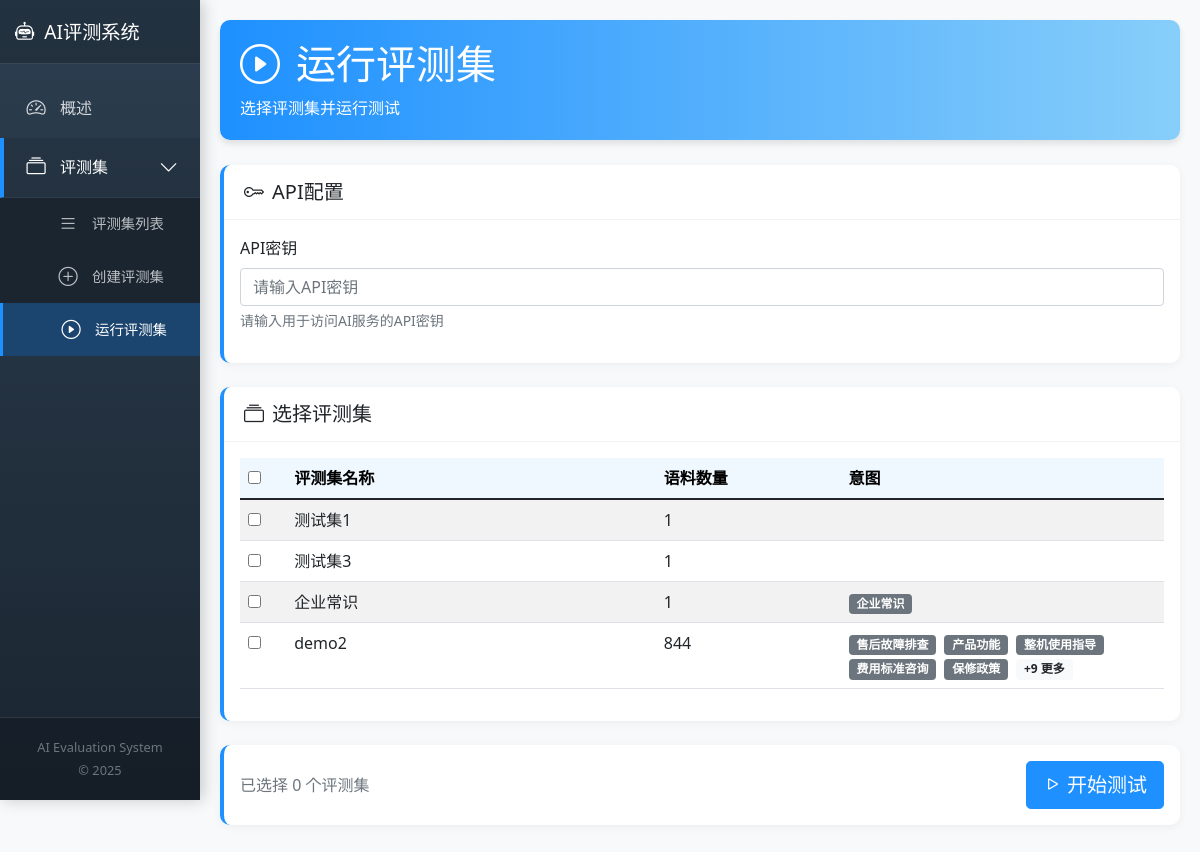
Screenshot of /datasets/run/ with the database file from the repository.
### myapp/models.py (models this page shows, shortened)
class EvaluationSet(models.Model):
    STATUS_CHOICES = [
        ('active','Active'),
        ('inactive','Inactive'),
    ]
    name = models.CharField(max_length=255, unique=True, verbose_name="评测集名称")
    description = models.TextField(blank=True, null=True, verbose_name="评测集描述")
    created_at = models.DateTimeField(auto_now_add=True, verbose_name="创建时间")
    status = models.CharField(max_length=10, choices=STATUS_CHOICES, default='active', verbose_name="状态")
    class Meta:
        db_table = 'evaluation_sets'
        verbose_name = "评测集"
        verbose_name_plural = "评测集"
    def get_corpora_count(self):
        return self.corpus_set.count()

### myapp/views/dataset.py (the view)
# urls.py: path('datasets/run/', run_dataset_page, name='run_dataset_page'),
def run_dataset_page(request):
    evaluation_sets = EvaluationSet.objects.filter(status='active')
    for eval_set in evaluation_sets:
        intents = Corpus.objects.filter(
            evaluation_set=eval_set
        ).exclude(
            intent__isnull=True
        ).exclude(
            intent__exact=''
        ).values_list('intent', flat=True)
        intent_counter = Counter(intents)
        eval_set.top_intents = [intent for intent, count in intent_counter.most_common(5)]
        eval_set.intent_count = len(intent_counter)
    return render(request, 'dataset/run.html', {'evaluation_sets': evaluation_sets})

### myapp/templates/dataset/run.html (shortened to what this page needs)
{% extends 'base.html' %}
{% block content %}
<div id="run-dataset-content">
    <div class="header">
        <h1><i class="bi bi-play-circle me-3"></i>运行评测集</h1>
        <p class="mb-0">选择评测集并运行测试</p>
    </div>
    <div class="card mb-4">
        <div class="card-header">
            <h5 class="mb-0"><i class="bi bi-key me-2"></i>API配置</h5>
        </div>
        <div class="card-body">
            <div class="mb-3">
                <label for="api_key" class="form-label">API密钥</label>
                <input type="password" class="form-control" id="api_key" name="api_key" placeholder="请输入API密钥" required>
                <div class="form-text">请输入用于访问AI服务的API密钥</div>
            </div>
        </div>
    </div>
    <div class="card mb-4">
        <div class="card-header">
            <h5 class="mb-0"><i class="bi bi-collection me-2"></i>选择评测集</h5>
        </div>
        <div class="card-body">
            {% if evaluation_sets %}
            <div class="table-responsive">
                <table class="table table-striped table-hover">
                    <thead class="table-light">
                        <tr>
                            <th style="width: 5%;">
                                <input type="checkbox" id="select-all-checkbox">
                            </th>
                            <th style="width: 40%;">评测集名称</th>
                            <th style="width: 20%;">语料数量</th>
                            <th style="width: 35%;">意图</th>
                        </tr>
                    </thead>
                    <tbody>
                        {% for eval_set in evaluation_sets %}
                        <tr>
                            <td>
                                <input type="checkbox" class="dataset-checkbox" name="evaluation_sets" value="{{ eval_set.id }}">
                            </td>
                            <td>{{ eval_set.name }}</td>
                            <td>{{ eval_set.get_corpora_count }}</td>
                            <td>
                                {% for intent in eval_set.top_intents %}
                                    <span class="badge bg-secondary me-1">{{ intent }}</span>
                                {% endfor %}
                                {% if eval_set.intent_count > 5 %}
                                    <span class="badge bg-light text-dark">+{{ eval_set.intent_count|add:"-5" }} 更多</span>
                                {% endif %}
                            </td>
                        </tr>
                        {% endfor %}
                    </tbody>
                </table>
            </div>
            {% else %}
            <div class="alert alert-warning">
                <i class="bi bi-exclamation-triangle me-1"></i>
                暂无可用评测集，请先创建评测集
            </div>
            {% endif %}
        </div>
    </div>
    <div class="card">
        <div class="card-body">
            <div class="d-flex justify-content-between align-items-center">
                <div>
                    <span id="selected-count" class="text-muted">已选择 0 个评测集</span>
                </div>
                <button type="button" class="btn btn-primary btn-lg" id="run-button" {% if not evaluation_sets %}disabled{% endif %}>
                    <i class="bi bi-play me-1"></i>开始测试
                </button>
            </div>
        </div>
    </div>
</div>
{% endblock %}

### myapp/templates/base.html (style rules this page uses)
:root { --primary-blue: #1E90FF; --light-blue: #87CEFA; --dark-blue: #00008B; --very-light-blue: #F0F8FF; --sidebar-bg: #2c3e50; --sidebar-submenu-bg: #1a2530; }
body { background-color: #f8f9fa; font-family: 'Segoe UI', Tahoma, Geneva, Verdana, sans-serif; }
.header { background: linear-gradient(90deg, var(--primary-blue), var(--light-blue)); color: white; border-radius: 10px; padding: 20px; margin-bottom: 25px; box-shadow: 0 4px 6px rgba(0,0,0,0.1); }
.card { border-radius: 10px; border: none; box-shadow: 0 2px 10px rgba(0,0,0,0.05); transition: transform 0.3s, box-shadow 0.3s; margin-bottom: 20px; border-left: 4px solid var(--primary-blue); }
.card-header { background-color: white; border-bottom: 1px solid rgba(0,0,0,0.05); font-weight: 600; padding: 15px 20px; border-radius: 10px 10px 0 0 !important; }
.btn-primary { background-color: var(--primary-blue); border-color: var(--primary-blue); }
.table th { background-color: var(--very-light-blue); font-weight: 600; }

### rows the page displays
EvaluationSet: name "测试集1", get_corpora_count "1"
EvaluationSet: name "测试集3", get_corpora_count "1"
EvaluationSet: name "企业常识", get_corpora_count "1", top_intents "企业常识"
EvaluationSet: name "demo2", get_corpora_count "844", top_intents "售后故障排查" "产品功能" "整机使用指导" "费用标准咨询" "保修政策", intent_count|add "9"
